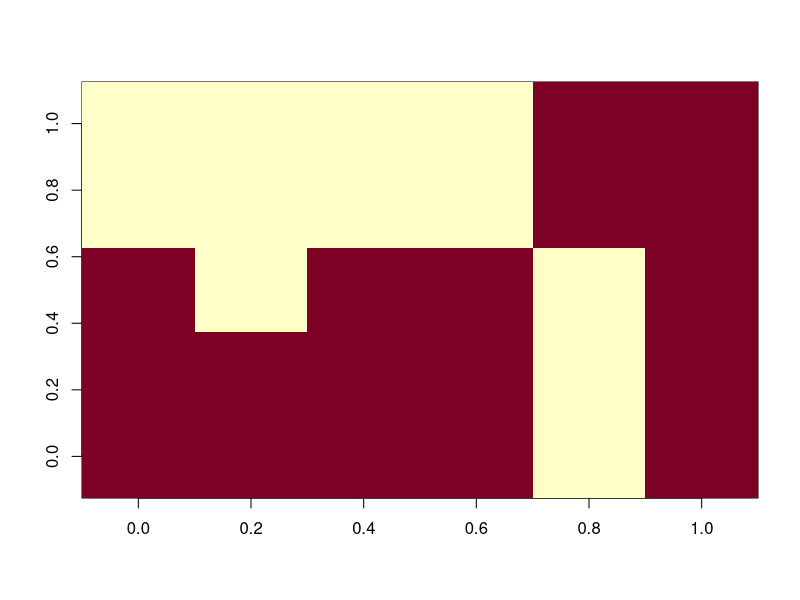
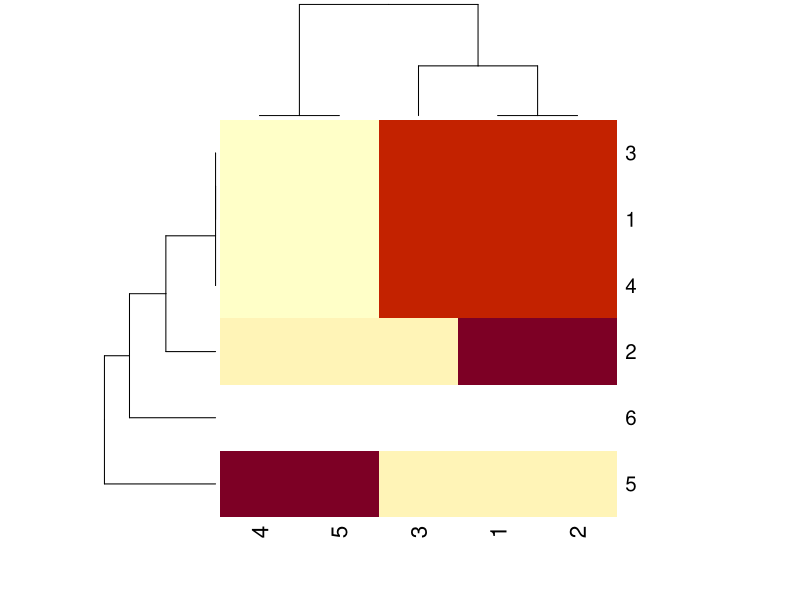

Write R code to recreate these figures, in order. (Note: this script raises an error after producing the figures.)


blabla<-matrix(c(1,1,1,1,0,1,
                 1,1,1,1,0,1,
                 1,0,1,1,0,1,
                 0,0,0,0,1,1,
                 0,0,0,0,1,1), nrow=6)

image(blabla)
heatmap(blabla)
heatmap.2(blabla)
pheatmap(blabla)

hclust_out_r <- hclust(dist(blabla))
hclust_out_c <- hclust(dist(t(blabla)))
plot(as.dendrogram(hclust_out_r))
plot(as.dendrogram(hclust_out_c))

the_example_clustering_c <- cutree(hclust_out_c, h=1.5)
col_the_example_clustering_c <- colors_random_100[the_example_clustering_c]
the_example_clustering_r <- cutree(hclust_out_r, h=1.5)
col_the_example_clustering_r <- colors_random_100[the_example_clustering_r]

heatmap(blabla,
    Colv=as.dendrogram(hclust_out_c), Rowv=as.dendrogram(hclust_out_r),
    ColSideColors = col_the_example_clustering_c, 
    RowSideColors = col_the_example_clustering_r,
    tracecol=NA)

heatmap.2(blabla,
    Colv=as.dendrogram(hclust_out_c), Rowv=as.dendrogram(hclust_out_r),
    ColSideColors = col_the_example_clustering_c, 
    RowSideColors = col_the_example_clustering_r,
    tracecol=NA)





